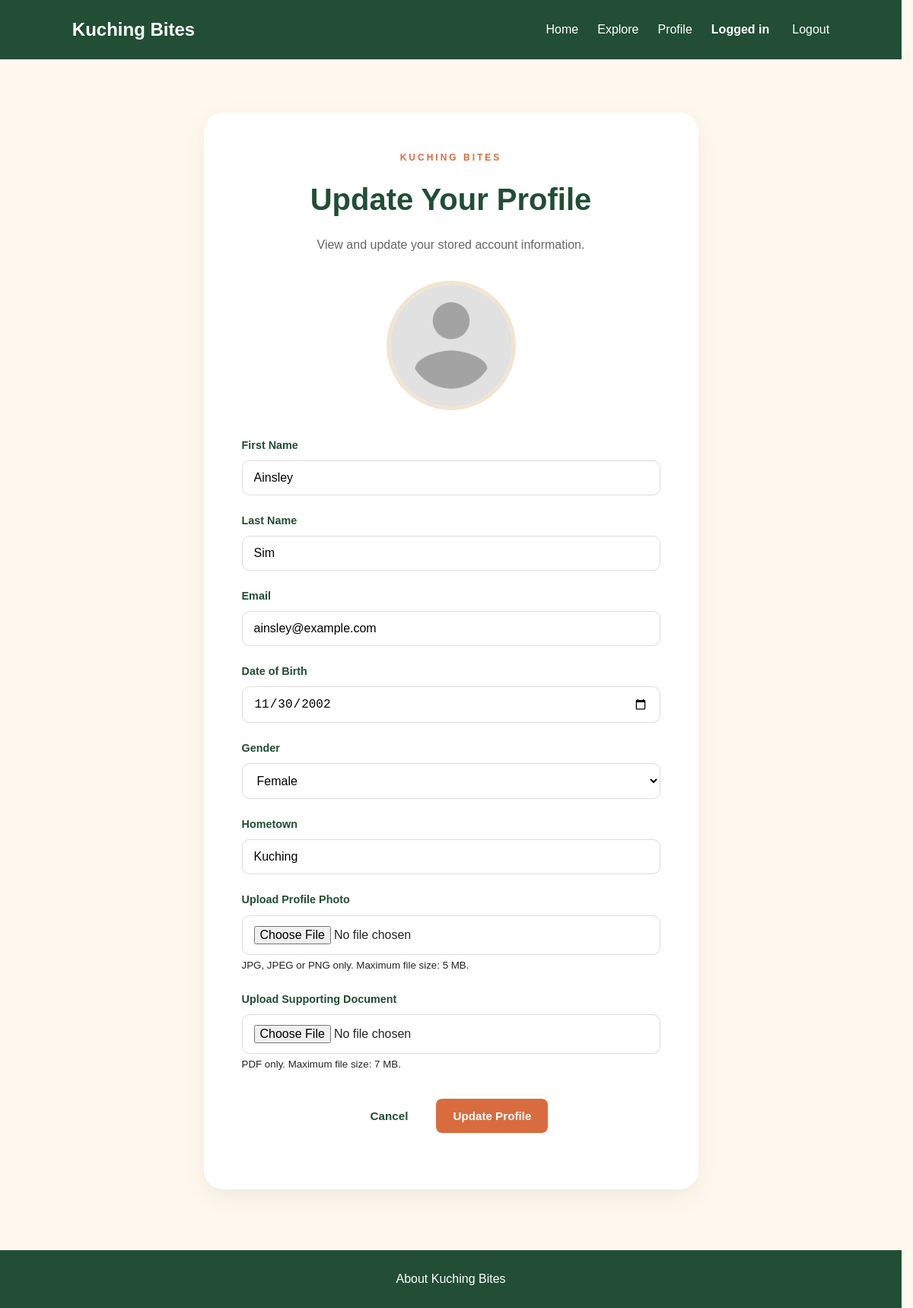
/update_profile.php (signed in), run on an earlier commit of the app's database.
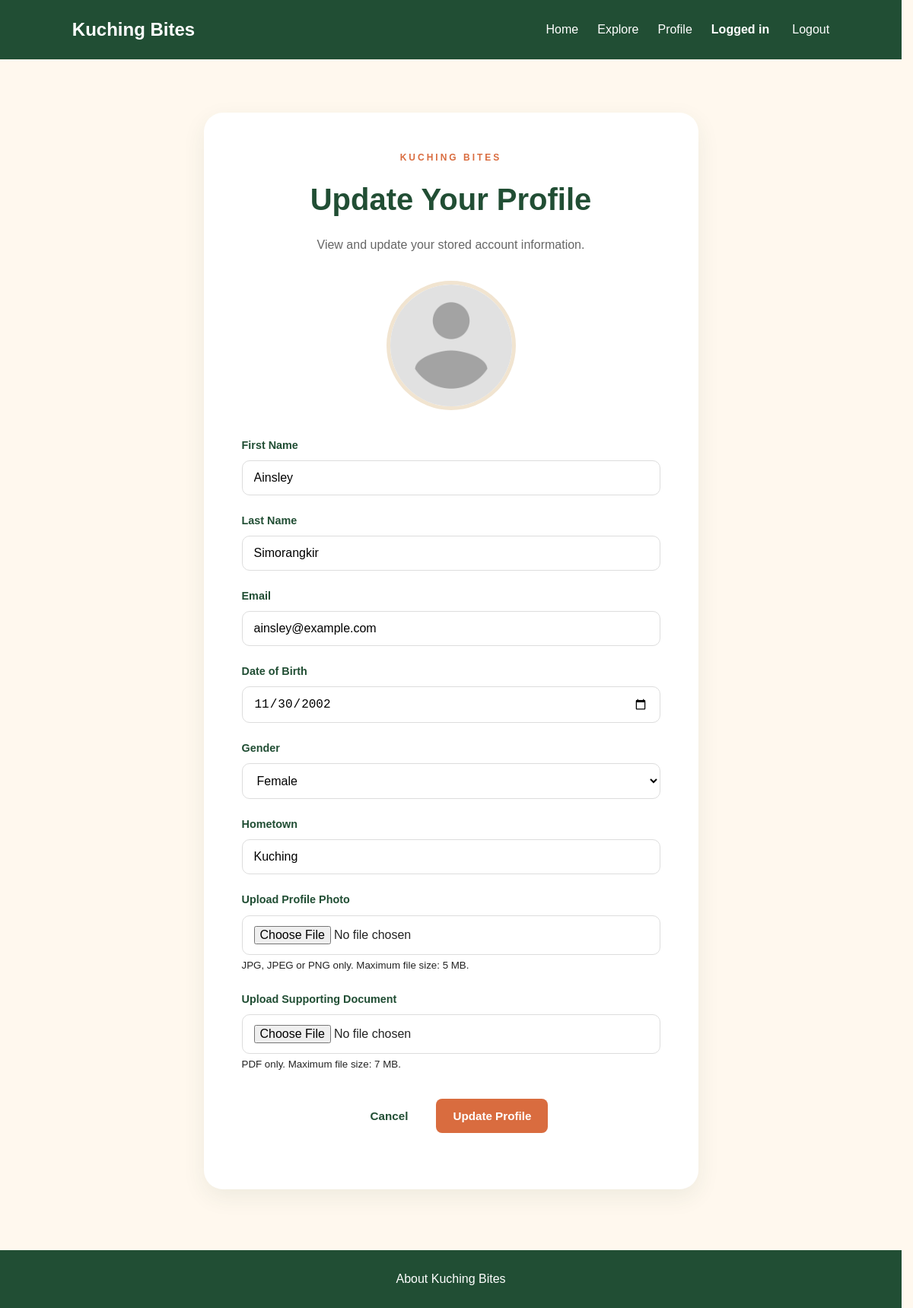
And on a later commit of the database.
### tables this page shows
CREATE TABLE `user_table` (
  `email` varchar(50) NOT NULL,
  `first_name` varchar(50) NOT NULL,
  `last_name` varchar(50) NOT NULL,
  `dob` date DEFAULT NULL,
  `gender` varchar(6) NOT NULL,
  `hometown` varchar(50) NOT NULL,
  `profile_image` varchar(100) DEFAULT NULL,
  `supporting_document` varchar(100) DEFAULT NULL
);

### update_profile.php (the view, shortened to what the changed rows need)
<?php
require_once "db.php";
$originalEmail = $_SESSION["email"];
$stmt = $conn->prepare("
    SELECT first_name, last_name, email, dob, gender, hometown,
           profile_image, supporting_document
    FROM user_table
    WHERE email = ?
");
$stmt->bind_param("s", $originalEmail);
$stmt->execute();
$user = $stmt->get_result()->fetch_assoc();
$firstName = $user["first_name"];
$lastName = $user["last_name"];
$userEmail = $user["email"];
$dob = $user["dob"] ?? "";
$gender = $user["gender"];
$hometown = $user["hometown"];
?>
<!DOCTYPE html>
<html lang="en">
<head>
    <link rel="stylesheet" href="style/style.css">
</head>
<body>
    <header class="navbar">
        <h1 class="logo">Kuching Bites</h1>
    </header>
    <main>
        <section class="update-profile-page">
            <div class="update-profile-card">
                <h2>Update Your Profile</h2>
                <form
                    action="update_profile.php"
                    method="POST"
                    enctype="multipart/form-data"
                    class="update-profile-form"
                >
                    <div class="form-group">
                        <label for="first_name">First Name</label>
                        <input
                            type="text"
                            id="first_name"
                            name="first_name"
                            maxlength="50"
                            value="<?php echo htmlspecialchars($firstName); ?>"
                            required
                        >
                    </div>
                    <div class="form-group">
                        <label for="last_name">Last Name</label>
                        <input
                            type="text"
                            id="last_name"
                            name="last_name"
                            maxlength="50"
                            value="<?php echo htmlspecialchars($lastName); ?>"
                            required
                        >
                    </div>
                    <div class="form-group">
                        <label for="email">Email</label>
                        <input
                            type="email"
                            id="email"
                            name="email"
                            maxlength="50"
                            value="<?php echo htmlspecialchars($userEmail); ?>"
                            required
                        >
                    </div>
                    <div class="form-group">
                        <label for="dob">Date of Birth</label>
                        <input
                            type="date"
                            id="dob"
                            name="dob"
                            value="<?php echo htmlspecialchars($dob); ?>"
                        >
                    </div>
                    <div class="form-group">
                        <label for="gender">Gender</label>
                        <select id="gender" name="gender" required>
                            <option value="Female" <?php echo ($gender === "Female") ? "selected" : ""; ?>>Female</option>
                        </select>
                    </div>
                    <div class="form-group">
                        <label for="hometown">Hometown</label>
                        <input
                            type="text"
                            id="hometown"
                            name="hometown"
                            maxlength="50"
                            value="<?php echo htmlspecialchars($hometown); ?>"
                            required
                        >
                    </div>
                </form>
            </div>
        </section>
    </main>
</body>
</html>

What changed in the data, as far as the page shows it:
changed user_table "Ainsley": last_name "Sim" → "Simorangkir"
